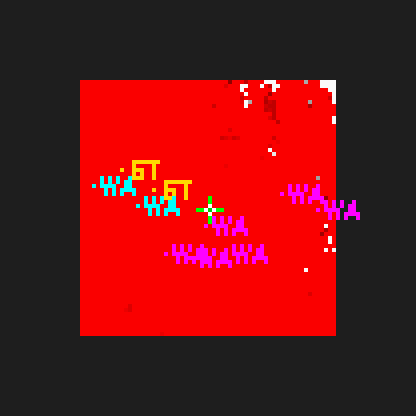
#> input picture data/maps/ROGUE ENCAMPMENT_20260127_232110_map.png, 416 x 416 px
$ python -i minimap_parser.py   (imports and definitions only)
#> lines starting #> are read from the running program, lines starting #| are printed output that depends on the picture; after the words box and inside, x2 and y2 are one past the last pixel; in counts of white or black regions, pixels touching at a corner belong together
### src/diabot/vision/screen_regions.py
"""
Screen regions definition for Diablo 2 layout.

Diablo 2 has a specific UI layout:
- Top-left: Health/Mana bars
- Top-right: Minimap
- Bottom: Inventory, spells, etc.
- Center: Playfield (where the action happens)

This module defines the regions so we can separate UI from Environment.
"""

from dataclasses import dataclass
from typing import Tuple


@dataclass
class ScreenRegion:
    """Represents a region of the screen defined by ratios."""

    name: str
    x_ratio: float      # 0.0-1.0, where on screen horizontally
    y_ratio: float      # 0.0-1.0, where on screen vertically
    w_ratio: float      # 0.0-1.0, width as % of screen
    h_ratio: float      # 0.0-1.0, height as % of screen

    def get_bounds(self, frame_height: int, frame_width: int) -> Tuple[int, int, int, int]:
        """
        Convert ratio-based region to pixel bounds.

        Returns:
            (x, y, width, height) in pixels
        """
        x = int(self.x_ratio * frame_width)
        y = int(self.y_ratio * frame_height)
        w = int(self.w_ratio * frame_width)
        h = int(self.h_ratio * frame_height)

        return (x, y, w, h)

    # [17 lines left out: function extract_from_frame, not called in this run]


# Standard Diablo 2 screen layout
# (These are based on typical 1024x768, but use ratios so they scale)

UI_REGIONS = {
    'top_left_ui': ScreenRegion(
        name='top_left_ui',
        x_ratio=0.0,
        y_ratio=0.0,
        w_ratio=0.15,
        h_ratio=0.4,
    ),

    'minimap_ui': ScreenRegion(
        name='minimap_ui',
        x_ratio=0.68,
        y_ratio=0.1,
        w_ratio=0.31,
        h_ratio=0.35,
    ),

    'lifebar_ui': ScreenRegion(
        name='lifebar_ui',
        x_ratio=0.2000,      # Calibrated for 1940x1123
        y_ratio=0.7622,      # Calibrated for 1940x1123
        w_ratio=0.0845,      # Calibrated for 1940x1123
        h_ratio=0.0392,      # Calibrated for 1940x1123
    ),
    'manabar_ui': ScreenRegion(
        name='manabar_ui',
        x_ratio=0.7057,      # Calibrated for 1940x1123
        y_ratio=0.7649,      # Calibrated for 1940x1123
        w_ratio=0.0892,      # Calibrated for 1940x1123
        h_ratio=0.0356,      # Calibrated for 1940x1123
    ),
    'zone_ui': ScreenRegion(
        name='zone_ui',
        x_ratio=0.8431,
        y_ratio=0.0197,
        w_ratio=0.1396,
        h_ratio=0.0549,
    ),
}

ENVIRONMENT_REGIONS = {
    'playfield': ScreenRegion(
        name='playfield',
        x_ratio=0.0,
        y_ratio=0.05,
        w_ratio=1.0,      # Full width
        h_ratio=0.75,
    ),
    'inventory_ui': ScreenRegion(
        name='inventory_ui',
        x_ratio=0.75,
        y_ratio=0.6,
        w_ratio=0.25,
        h_ratio=0.4,
    ),
}

ALL_REGIONS = {**UI_REGIONS, **ENVIRONMENT_REGIONS}

### src/diabot/vision/minimap_parser.py
"""Minimap parsing utilities.

Goal: convert minimap into a coarse occupancy grid and extract anchors
(player marker, points of interest) for navigation.

This is a vision-only stub that can be refined once we have more samples.
"""
from dataclasses import dataclass, field
from typing import Dict, List, Tuple

import cv2
import numpy as np

from .screen_regions import UI_REGIONS


@dataclass
class Landmark:
    kind: str  # "portal", "waypoint", "stairs", "door", etc.
    position: Tuple[int, int]  # grid coordinates (cx, cy)
    score: float = 1.0


@dataclass
class MinimapParseResult:
    grid: np.ndarray  # uint8 grid: 0 = unknown, 1 = free, 255 = blocked
    player_pos: Tuple[int, int]
    landmarks: List[Landmark] = field(default_factory=list)


class MinimapParser:
    """Parse minimap region into an occupancy grid.

    This implementation is intentionally simple and deterministic:
    - Extract minimap UI region (fallback to full frame if missing)
    - Convert to grayscale; bright pixels assumed walkable; dark = walls
    - Detect player marker as brightest blob; project to grid
    - Landmarks detection left as placeholders (color masks to be calibrated)
    """

    def __init__(self, grid_size: int = 96):
        self.grid_size = grid_size  # square grid resolution

    def parse(self, frame: np.ndarray) -> MinimapParseResult:
        if frame is None or frame.size == 0:
            raise ValueError("Frame is empty")

        minimap = self._extract_minimap(frame)
        if minimap.size == 0:
            # return empty grid to avoid crashes
            return MinimapParseResult(
                grid=np.zeros((self.grid_size, self.grid_size), dtype=np.uint8),
                player_pos=(self.grid_size // 2, self.grid_size // 2),
                landmarks=[],
            )

        # Convert to grayscale for simple thresholding
        gray = cv2.cvtColor(minimap, cv2.COLOR_BGR2GRAY) if minimap.shape[2] == 3 else minimap

        # Normalize and threshold: bright = walkable, dark = wall/unknown
        norm = cv2.normalize(gray, None, 0, 255, cv2.NORM_MINMAX)
        _, walkable = cv2.threshold(norm, 180, 255, cv2.THRESH_BINARY)

        # Resize to fixed grid
        grid = cv2.resize(walkable, (self.grid_size, self.grid_size), interpolation=cv2.INTER_AREA)
        grid = grid.astype(np.uint8)

        # Player marker: brightest spot
        min_val, max_val, min_loc, max_loc = cv2.minMaxLoc(norm)
        player_x = int(max_loc[0] * self.grid_size / norm.shape[1])
        player_y = int(max_loc[1] * self.grid_size / norm.shape[0])
        player_pos = (player_x, player_y)

        # Placeholder landmarks (to be calibrated later)
        landmarks: List[Landmark] = []

        return MinimapParseResult(grid=grid, player_pos=player_pos, landmarks=landmarks)

    def _extract_minimap(self, frame: np.ndarray) -> np.ndarray:
        # Try UI minimap region; fall back to full frame
        if 'minimap_ui' in UI_REGIONS:
            region = UI_REGIONS['minimap_ui']
            x, y, w, h = region.get_bounds(frame.shape[0], frame.shape[1])
            return frame[y:y + h, x:x + w]
        return frame

>>> import cv2
>>> picture = cv2.imread('../../../data/maps/ROGUE ENCAMPMENT_20260127_232110_map.png')
#> picture is the input picture: shape (416, 416, 3); mean B, G, R 24.3, 21.8, 112.1
>>> result = MinimapParser().parse(picture)
#> in _extract_minimap, `return frame[y:y + h, x:x + w]`:
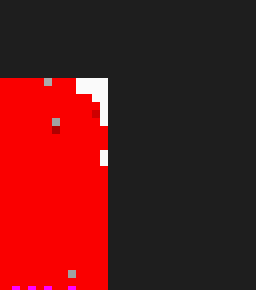
#> returned value: shape (145, 128, 3) (shown 2 times larger); mean of channels 0, 1, 2 24.8, 24.4, 97.5; drawn as B, G, R
#> in parse, `gray = cv2.cvtColor(minimap, cv2.COLOR_BGR2GRAY) if minimap.shape[2] =..`:
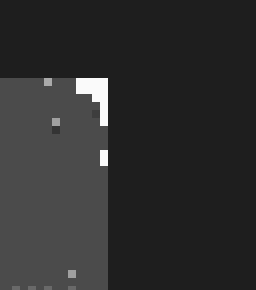
#> gray: shape (145, 128) (shown 2 times larger); min 30, max 250, mean 46.4
#> in parse, `norm = cv2.normalize(gray, None, 0, 255, cv2.NORM_MINMAX)`:
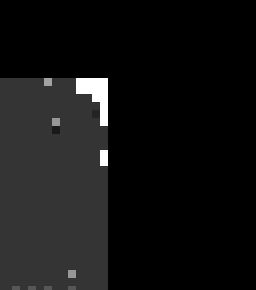
#> norm: shape (145, 128) (shown 2 times larger); min 0, max 255, mean 19
#> in parse, `_, walkable = cv2.threshold(norm, 180, 255, cv2.THRESH_BINARY)`:
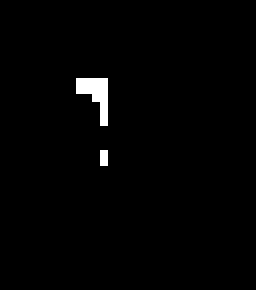
#> walkable: shape (145, 128) (shown 2 times larger); 1.3% white; 2 white regions, box (x1, y1, x2, y2) and area: (38, 39, 54, 63) 208, (50, 75, 54, 83) 32
#> in parse, `grid = cv2.resize(walkable, (self.grid_size, self.grid_size), interpol..`:
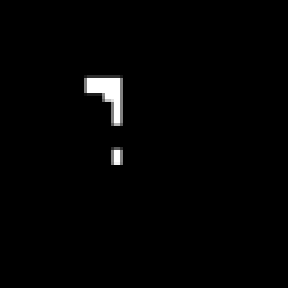
#> grid: shape (96, 96) (shown 3 times larger); min 0, max 255, mean 3.3
#> in parse, `min_val, max_val, min_loc, max_loc = cv2.minMaxLoc(norm)`: min_val = 0; max_val = 255; min_loc = (0, 0); max_loc = (38, 39)
#> in parse, `player_x = int(max_loc[0] * self.grid_size / norm.shape[1])`: player_x = 28
#> in parse, `player_y = int(max_loc[1] * self.grid_size / norm.shape[0])`: player_y = 25
#> in parse, `player_pos = (player_x, player_y)`: player_pos = (28, 25)

$ run again, on data/maps/ROGUE ENCAMPMENT_20260202_232001_map.png
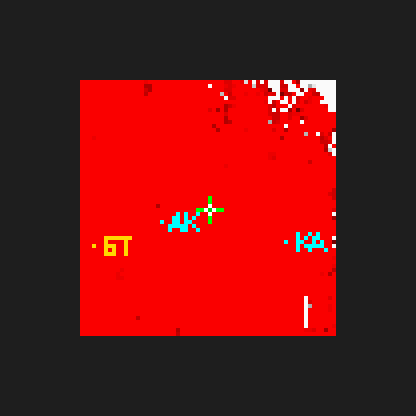
#> input picture data/maps/ROGUE ENCAMPMENT_20260202_232001_map.png, 416 x 416 px
#> picture is the input picture: shape (416, 416, 3); mean B, G, R 22, 22.7, 111.5
#> in parse, `_, walkable = cv2.threshold(norm, 180, 255, cv2.THRESH_BINARY)`:
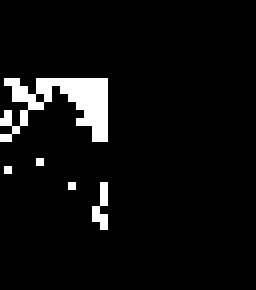
#> walkable: shape (145, 128) (shown 2 times larger); 5.5% white; 5 white regions (3 under 20 px), largest, box (x1, y1, x2, y2) and area: (0, 39, 54, 71) 864, (46, 91, 54, 115) 112
#> in parse, `grid = cv2.resize(walkable, (self.grid_size, self.grid_size), interpol..`:
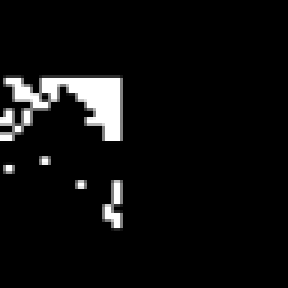
#> grid: shape (96, 96) (shown 3 times larger); min 0, max 255, mean 14.1
#> min_val = 0; max_val = 255; min_loc = (0, 0); max_loc = (2, 39)
#> player_x = 1
#> player_y = 25
#> player_pos = (1, 25)

$ run again, on data/maps/TEST_ZONE_20260126_223350_map.png
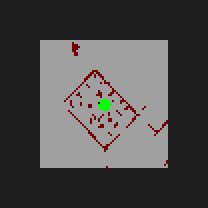
#> input picture data/maps/TEST_ZONE_20260126_223350_map.png, 208 x 208 px
#> picture is the input picture: shape (208, 208, 3); mean B, G, R 75.8, 76.5, 78
#> in _extract_minimap, `return frame[y:y + h, x:x + w]`:
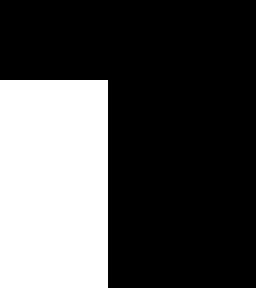
#> returned value: shape (72, 64, 3) (shown 4 times larger); values 30 (black) and 160 (white), 30.5% white; 1 white region, box (x1, y1, x2, y2) and area: (0, 20, 27, 72) 1404
#> in parse, `grid = cv2.resize(walkable, (self.grid_size, self.grid_size), interpol..`:
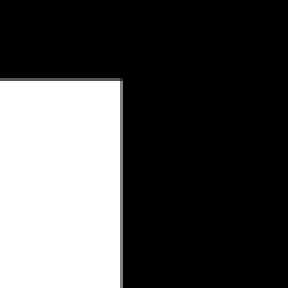
#> grid: shape (96, 96) (shown 3 times larger); min 0, max 255, mean 77.7
#> min_val = 0; max_val = 255; min_loc = (0, 0); max_loc = (0, 20)
#> player_x = 0
#> player_y = 26
#> player_pos = (0, 26)
